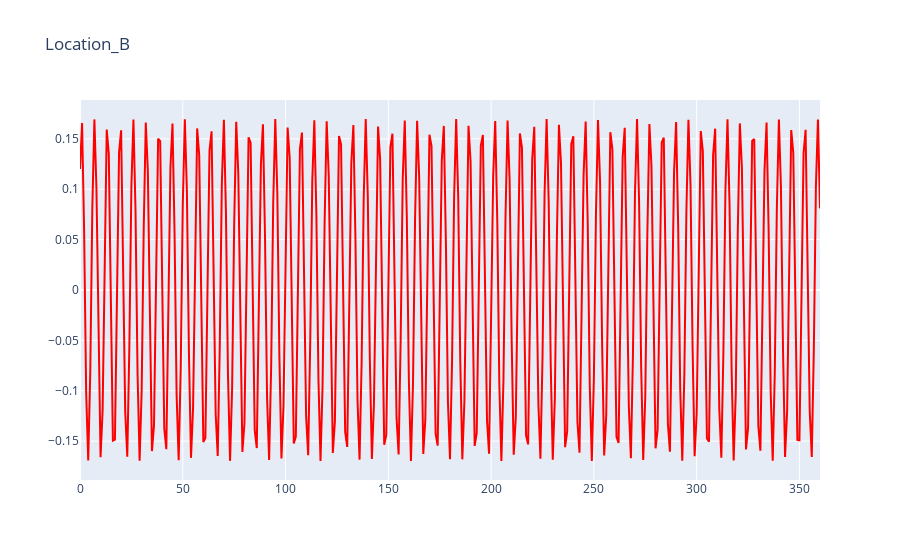
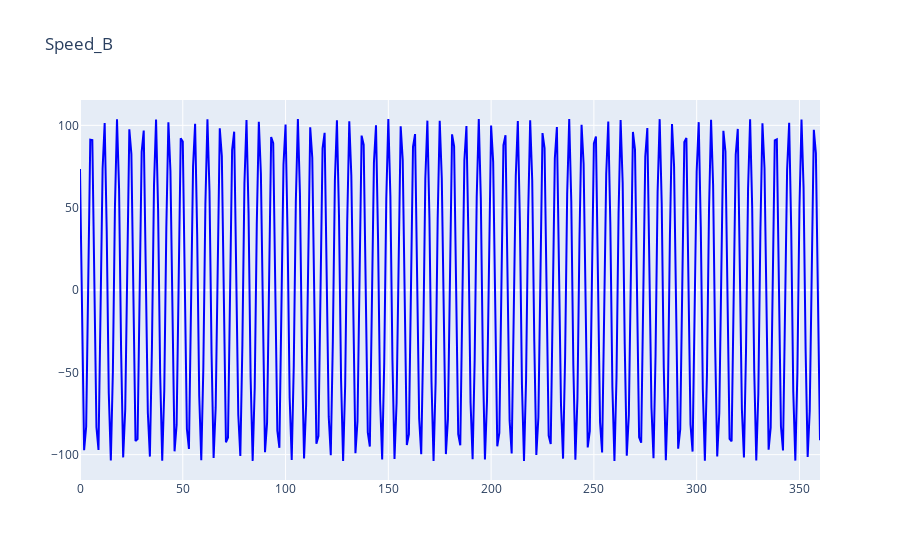
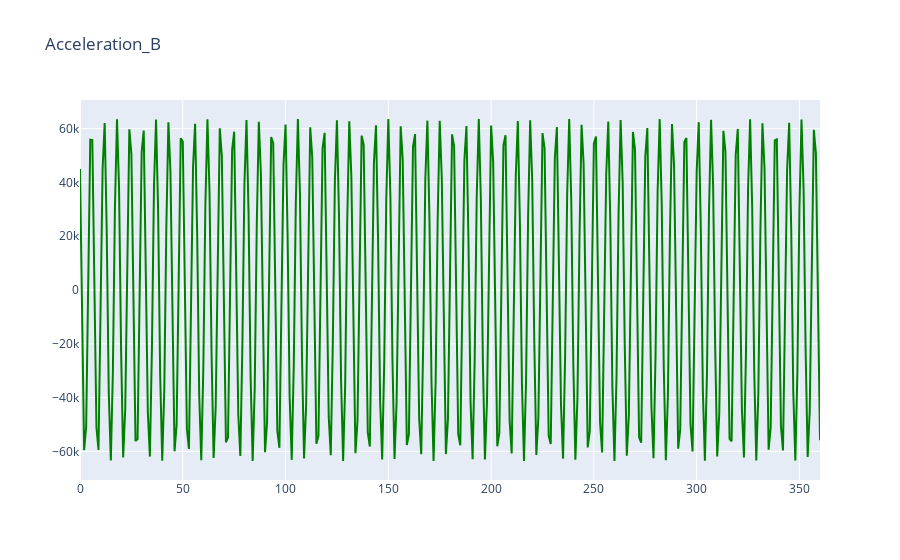
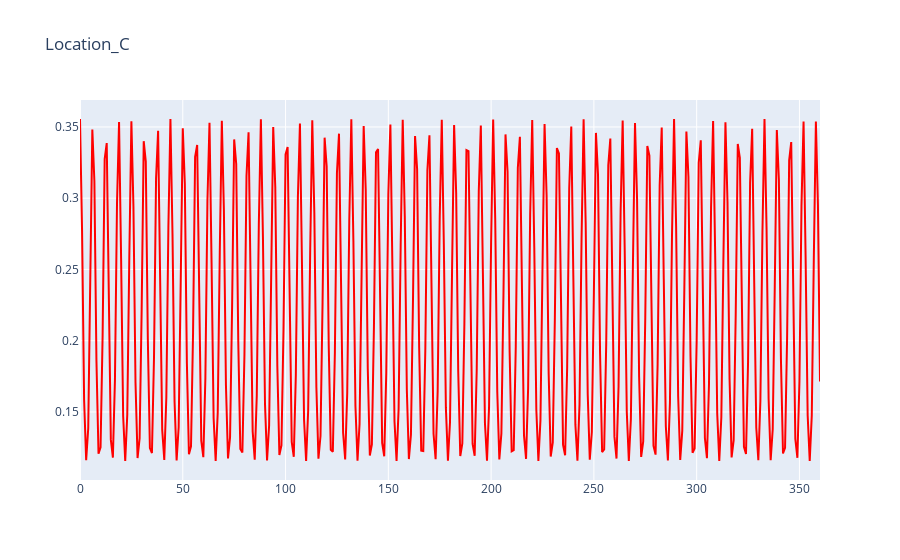

Write notebook code for charts like these, in order.
### Code cell
import plotly.graph_objects as go

fig = go.Figure()
fig.add_trace(go.Scatter(x=df['Degree'].iloc[0:],y=df['Location_B'].iloc[0:],mode='lines',line_color='red'))
fig.update_layout(title='Location_B')

fig.show()
fig = go.Figure()
fig.add_trace(go.Scatter(x=df['Degree'].iloc[0:],y=df['Speed_B'].iloc[0:],mode='lines',line_color='blue'))
fig.update_layout(title='Speed_B')

fig.show()
fig = go.Figure()
fig.add_trace(go.Scatter(x=df['Degree'].iloc[0:],y=df['Acceleration_B'].iloc[0:],mode='lines',line_color='green'))
fig.update_layout(title='Acceleration_B')

fig.show()

fig = go.Figure()
fig.add_trace(go.Scatter(x=df['Degree'].iloc[0:],y=df['Location_C'].iloc[0:],mode='lines',line_color='red'))
fig.update_layout(title='Location_C')

fig.show()
fig = go.Figure()
fig.add_trace(go.Scatter(x=df['Degree'].iloc[0:],y=df['Speed_C'].iloc[0:],mode='lines',line_color='blue'))
fig.update_layout(title='Speed_C')

fig.show()
fig = go.Figure()
fig.add_trace(go.Scatter(x=df['Degree'].iloc[0:],y=df['Acceleration_C'].iloc[0:],mode='lines',line_color='green'))
fig.update_layout(title='Acceleration_C')

fig.show()

### Figure 1 — Plotly figure (JSON) as saved in the notebook; plotly's stock layout.template omitted (floating-point values rounded to 4 significant figures; data arrays with more than 128 entries replaced by an {"elided": "..."} marker saying what was removed)
{"data": [{"line": {"color": "red"}, "mode": "lines", "type": "scatter", "x": {"elided": "361 int values"}, "y": {"elided": "361 float values"}}], "layout": {"title": {"text": "Location_B"}}}

### Figure 2 — Plotly figure (JSON) as saved in the notebook; plotly's stock layout.template omitted (floating-point values rounded to 4 significant figures; data arrays with more than 128 entries replaced by an {"elided": "..."} marker saying what was removed)
{"data": [{"line": {"color": "blue"}, "mode": "lines", "type": "scatter", "x": {"elided": "361 int values"}, "y": {"elided": "361 float values"}}], "layout": {"title": {"text": "Speed_B"}}}

### Figure 3 — Plotly figure (JSON) as saved in the notebook; plotly's stock layout.template omitted (floating-point values rounded to 4 significant figures; data arrays with more than 128 entries replaced by an {"elided": "..."} marker saying what was removed)
{"data": [{"line": {"color": "green"}, "mode": "lines", "type": "scatter", "x": {"elided": "361 int values"}, "y": {"elided": "361 float values"}}], "layout": {"title": {"text": "Acceleration_B"}}}

### Figure 4 — Plotly figure (JSON) as saved in the notebook; plotly's stock layout.template omitted (floating-point values rounded to 4 significant figures; data arrays with more than 128 entries replaced by an {"elided": "..."} marker saying what was removed)
{"data": [{"line": {"color": "red"}, "mode": "lines", "type": "scatter", "x": {"elided": "361 int values"}, "y": {"elided": "361 float values"}}], "layout": {"title": {"text": "Location_C"}}}
